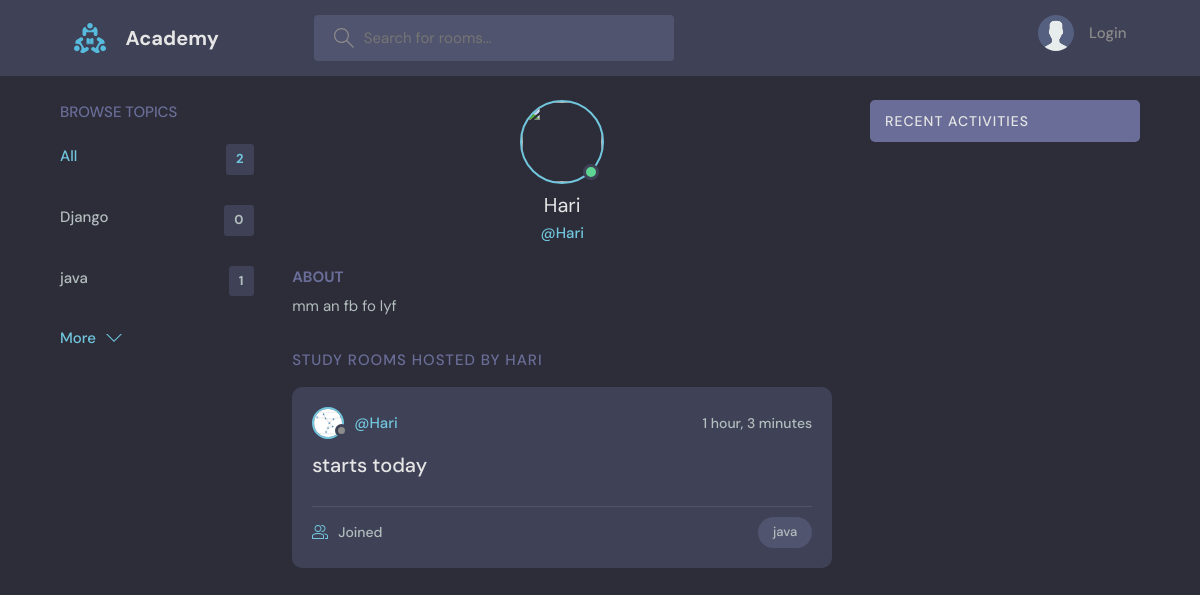
Page /profile/1/ on the committed database.
### base/models.py (models this page shows, shortened)
class Topic(models.Model):
    name=models.CharField(max_length=200)

class User(AbstractUser):
    name = models.CharField(max_length=200, null=True)
    email = models.EmailField(unique=True, null=True)
    bio =models.TextField(null=True)
    avatar = models.ImageField(null=True,default="avatar.svg")
    USERNAME_FIELD = 'email'
    REQUIRED_FIELDS = []

class Room(models.Model):
    host=models.ForeignKey(User, on_delete=models.SET_NULL, null=True)
    name = models.CharField(max_length=200)
    topic= models.ForeignKey(Topic, on_delete=models.SET_NULL, null=True)
    decription = models.TextField(null=True, blank=True)
    participants=models.ManyToManyField(User, related_name='participants',blank=True)
    updated = models.DateTimeField(auto_now=True)
    created=models.DateTimeField(auto_now_add=True)
    class Meta:
        ordering=['-updated','-created']

### base/views.py (the view)
# urls.py: path('profile/<str:pk>/',views.userProfile, name="user-profile"),
def userProfile(request, pk):
    user=User.objects.get(id=pk)
    rooms=user.room_set.all()
    topics=Topic.objects.all()
    room_messages=user.message_set.all()
    context={'user':user,'rooms':rooms,'topics':topics,'room_messages':room_messages}
    return render(request,'base/profile.html',context)

### base/templates/base/profile.html (shortened to what this page needs)
{% extends 'main.html' %}
{% block content %}
  <main class="profile-page layout layout--3">
    <div class="container">
      <div>
        {% include 'base/topic_component.html' %}
      </div>
      <div class="roomList">
        <div class="profile">
          <div class="profile__avatar">
            <div class="avatar avatar--large active">
              <img src="{{request.user.avatar.url}}" />
            </div>
          </div>
          <div class="profile__info">
            <h3>{{user.username}}</h3>
            <p><small>@{{user.username}}</small></p>
          </div>
          <div class="profile__about">
            <h3>About</h3>
            <p>
              {{user.bio}}
            </p>
          </div>
        </div>
        <div class="roomList__header">
          <div>
            <h2>Study Rooms Hosted by {{user.username}}</a>
            </h2>
          </div>
        </div>
          {% include 'base/feed_component.html' %}
      </div>
      <div>
        {% include 'base/activity_component.html' %}
      </div>
    </div>
  </main>
  {% endblock %}

### base/templates/base/topic_component.html
<div class="topics">
    <div class="topics__header">
      <h2>Browse Topics</h2>
    </div>
    <ul class="topics__list">
      <li>
        <a href="{% url 'home' %}" class="active">All <span>{{topics.count}}</span></a>
      </li>
      {% for topic in topics %}
      <li>
        <a href="{% url 'home' %}?q={{topic.name}}">{{topic.name}} <span>{{topic.room_set.all.count}}</span></a>
      </li>
      {% endfor %}
    </ul>
    <a class="btn btn--link" href="{% url 'topics' %}">
      More
      <svg version="1.1" xmlns="http://www.w3.org/2000/svg" width="32" height="32" viewBox="0 0 32 32">
        <title>chevron-down</title>
        <path d="M16 21l-13-13h-3l16 16 16-16h-3l-13 13z"></path>
      </svg>
    </a>
  </div>

### base/templates/base/feed_component.html (shortened to what this page needs)
{% for room in rooms %}
<div class="roomListRoom">
    <div class="roomListRoom__header">
      <a href="{% url 'user-profile' room.host.id %}" class="roomListRoom__author">
        <div class="avatar avatar--small">
          <img src="{{room.host.avatar.url}}" />
        </div>
        <span>@{{room.host.username}}</span>
      </a>
      <div class="roomListRoom__actions">
        <span>{{room.created|timesince}}</span>
      </div>
    </div>
    <div class="roomListRoom__content">
      <a href="{% url 'room' room.id %}">{{room.name}}</a>
    </div>
    <div class="roomListRoom__meta">
      <a href="{% url 'room' room.id %}" class="roomListRoom__joined">
        {{room.participants.count.all}} Joined
      </a>
      <p class="roomListRoom__topic">{{room.topic.name}}</p>
    </div>
  </div>
  {% endfor %}

### rows in the picture
Topic: name "Django", room_set.all.count "0"
Topic: name "java", room_set.all.count "1"
User: username "Hari", bio "mm an fb fo lyf", username "HARI"
Room: host.avatar (picture), host.username "Hari", created "1 hour, 3 minutes", name "starts today", topic.name "java"

### other values in the picture
{{ topics.count }} "2"
